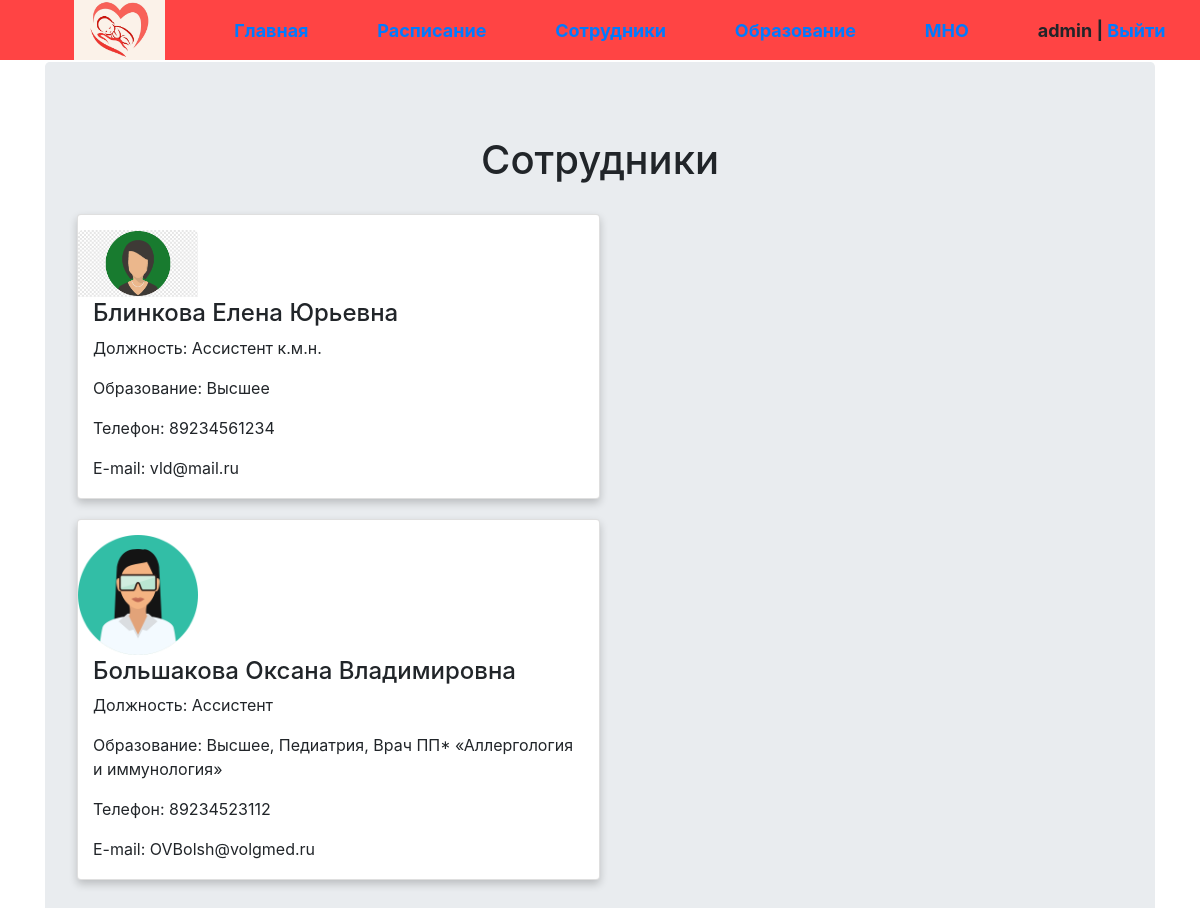
Screenshot of /employees/ (signed in) with the database file from the repository.
### department/models.py (models this page shows, shortened)
class Sotr(models.Model):
    name = models.CharField(max_length=100, verbose_name='Ф.И.О.')
    photo = models.ImageField(upload_to='photos/%Y/%m/%d', blank=True, verbose_name='Фото')
    job_title = models.CharField(max_length=100, verbose_name='Должность')
    education = models.CharField(max_length=100, verbose_name='Образование', blank=True)
    phone = models.IntegerField(verbose_name='Телефон')
    email = models.EmailField(max_length=100, verbose_name='E-mail', unique=True)
    class Meta:
        verbose_name = 'Сотрудник'
        verbose_name_plural = 'Сотрудники'

### department/views.py (the view)
# urls.py: path('employees/', SotrHome.as_view(), name='employees'),
class SotrHome(DataMixin, ListView):
    model = Sotr
    template_name = 'department/employees.html'
    context_object_name = 'employ'
    def get_context_data(self, *, object_list=None, **kwargs):
        context = super().get_context_data(**kwargs)
        context['posts'] = News.objects.all()
        c_def = self.get_user_context(title='Сотрудники')
        return dict(list(context.items()) + list(c_def.items()))

### department/utils.py (called while the page is built)
    def get_user_context(self, **kwargs):
        context = kwargs
        cats = Category.objects.all()
        user_menu = menu.copy()
        if not self.request.user.is_authenticated:
            user_menu.pop(1)
        context['menu'] = user_menu
        context['cats'] = cats
        return context

### department/templates/department/employees.html
{% extends 'department/base.html'%}
{% block content %}
<h1>{{ title }}</h1>
<div>
    {% for e in employ %}
    <div class="card">
        <img src={{e.photo.url}} alt="Avatar">
        <div class="container">
            <h4>{{e.name}}</h4>
            <p>Должность: {{e.job_title}}</p>
            <p>Образование: {{e.education}}</p>
            <p>Телефон: {{e.phone}}</p>
            <p>E-mail: {{e.email}}</p>
        </div>
    </div>
    {% endfor %}
</div>
{% endblock %}

### department/templates/department/base.html (shortened to what this page needs)
<!DOCTYPE html>
{% load static %}
<html lang="ru">
<head>
    <link rel="stylesheet" href="{% static 'css/style.css' %}">
    <link rel="stylesheet" href="https://stackpath.bootstrapcdn.com/bootstrap/4.3.1/css/bootstrap.min.css"
>
</head>
<body>
<div class="header">
    <div class="wrap">
        <ul class="mainmenu">
            <li class="logo"><a href="{% url 'index' %}">
                <img src="{% static 'department/logo.jpg' %}" alt="">
            </a></li>
            {% for m in menu %}
            <li class="last"><a href="{% url m.url_name %}">{{ m.title }}</a></li>
            {% endfor %}
            {% if request.user.is_authenticated %}
            <li class="last">{{ user.username }} | <a href="{% url 'logout' %}">Выйти</a></li>
            {% else %}
            <li class="last"><a href="{% url 'signupuser' %}">Регистрация</a> | <a
                    href="{% url 'loginuser' %}">Войти</a></li>
            {% endif %}
        </ul>
    </div>
</div>
<main role="main" class="container">
    <div class="jumbotron">
        {%block content%}
        {%endblock%}
    </div>
</main>
</body>
</html>

### department/static/css/style.css (style rules this page uses)
body { background: #FFEFD5; margin: 0; padding: 0; font-family: Verdana, Geneva, Tahoma, sans-serif; }
.wrap { max-width: 1480px; margin: 0 auto; }
.mainmenu { display: flex; align-items: center; font-size: 18px; font-weight: bold; justify-content: space-around; background: #FF4444; height: 60px; margin: 0; }
h1 { text-align: center; }
ul { list-style: none; }
a { text-decoration: none; }
.card { box-shadow: 0 4px 8px 0 rgba(0, 0, 0, 0.2); transition: 0.3s; padding-top: 15px; margin-top: 20px; max-width: 50%; }
.container { padding: 2px 16px; }
img { width: 120px; border-radius: 5px 5px 0 0; }
.logo img { width: 91px; padding-bottom: 4px; }
.jumbotron h1 { padding: 10px; }

### rows the page displays
Sotr: photo (picture), name "Блинкова Елена Юрьевна", job_title "Ассистент к.м.н.", education "Высшее", phone "89234561234", email "vld@mail.ru"
Sotr: photo (picture), name "Большакова Оксана Владимировна", job_title "Ассистент", education "Высшее, Педиатрия, Врач ПП* «Аллергология и иммунология»", phone "89234523112", email "OVBolsh@volgmed.ru"

### other values shown
{{ m.title }} "Главная" "Расписание" "Сотрудники" "Образование" "МНО"
{{ user.username }} "admin"
{{ title }} "Сотрудники"
